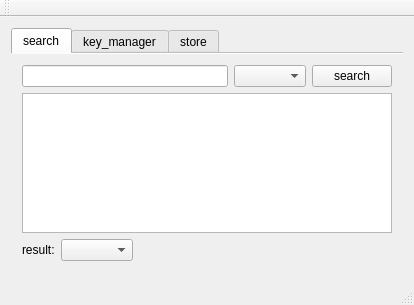
<?xml version="1.0" encoding="UTF-8"?>
<ui version="4.0">
 <class>MainWindow</class>
 <widget class="QMainWindow" name="MainWindow">
  <property name="geometry">
   <rect>
    <x>0</x>
    <y>0</y>
    <width>414</width>
    <height>305</height>
   </rect>
  </property>
  <property name="windowTitle">
   <string>MainWindow</string>
  </property>
  <widget class="QWidget" name="centralWidget">
   <layout class="QVBoxLayout" name="verticalLayout_2">
    <item>
     <widget class="QTabWidget" name="tabWidget">
      <property name="tabShape">
       <enum>QTabWidget::Rounded</enum>
      </property>
      <property name="currentIndex">
       <number>0</number>
      </property>
      <property name="documentMode">
       <bool>true</bool>
      </property>
      <widget class="QWidget" name="tab">
       <attribute name="title">
        <string>search</string>
       </attribute>
       <layout class="QVBoxLayout" name="verticalLayout">
        <item>
         <layout class="QHBoxLayout" name="horizontalLayout">
          <item>
           <widget class="QLineEdit" name="lineEdit">
            <property name="clearButtonEnabled">
             <bool>true</bool>
            </property>
           </widget>
          </item>
          <item>
           <widget class="QComboBox" name="comboBox_USER"/>
          </item>
          <item>
           <widget class="QPushButton" name="pushButton">
            <property name="text">
             <string>search</string>
            </property>
           </widget>
          </item>
         </layout>
        </item>
        <item>
         <widget class="QTextBrowser" name="textBrowser"/>
        </item>
        <item>
         <layout class="QHBoxLayout" name="horizontalLayout_2">
          <item>
           <widget class="QLabel" name="label">
            <property name="text">
             <string>result:</string>
            </property>
           </widget>
          </item>
          <item>
           <widget class="QComboBox" name="comboBox_result"/>
          </item>
          <item>
           <spacer name="horizontalSpacer">
            <property name="orientation">
             <enum>Qt::Horizontal</enum>
            </property>
            <property name="sizeHint" stdset="0">
             <size>
              <width>40</width>
              <height>20</height>
             </size>
            </property>
           </spacer>
          </item>
         </layout>
        </item>
       </layout>
      </widget>
      <widget class="QWidget" name="tab_2">
       <attribute name="title">
        <string>key_manager</string>
       </attribute>
       <layout class="QHBoxLayout" name="horizontalLayout_7">
        <item>
         <widget class="QGroupBox" name="groupBox">
          <property name="title">
           <string>manage</string>
          </property>
          <layout class="QVBoxLayout" name="verticalLayout_3">
           <item>
            <layout class="QHBoxLayout" name="horizontalLayout_5">
             <item>
              <widget class="QLabel" name="label_2">
               <property name="text">
                <string>parent SID:</string>
               </property>
              </widget>
             </item>
             <item>
              <widget class="QComboBox" name="comboBox_pSID"/>
             </item>
             <item>
              <spacer name="horizontalSpacer_3">
               <property name="orientation">
                <enum>Qt::Horizontal</enum>
               </property>
               <property name="sizeHint" stdset="0">
                <size>
                 <width>40</width>
                 <height>20</height>
                </size>
               </property>
              </spacer>
             </item>
            </layout>
           </item>
           <item>
            <layout class="QHBoxLayout" name="horizontalLayout_4">
             <item>
              <widget class="QLabel" name="label_3">
               <property name="text">
                <string>new SID:</string>
               </property>
              </widget>
             </item>
             <item>
              <widget class="QLineEdit" name="lineEdit_new_SID"/>
             </item>
             <item>
              <spacer name="horizontalSpacer_4">
               <property name="orientation">
                <enum>Qt::Horizontal</enum>
               </property>
               <property name="sizeHint" stdset="0">
                <size>
                 <width>40</width>
                 <height>20</height>
                </size>
               </property>
              </spacer>
             </item>
            </layout>
           </item>
           <item>
            <layout class="QHBoxLayout" name="horizontalLayout_3">
             <item>
              <widget class="QPushButton" name="pushButton_add_SID">
               <property name="text">
                <string>add</string>
               </property>
              </widget>
             </item>
             <item>
              <spacer name="horizontalSpacer_2">
               <property name="orientation">
                <enum>Qt::Horizontal</enum>
               </property>
               <property name="sizeHint" stdset="0">
                <size>
                 <width>40</width>
                 <height>20</height>
                </size>
               </property>
              </spacer>
             </item>
            </layout>
           </item>
          </layout>
         </widget>
        </item>
        <item>
         <layout class="QVBoxLayout" name="verticalLayout_4">
          <item>
           <widget class="QTreeWidget" name="treeWidget">
            <column>
             <property name="text">
              <string notr="true">1</string>
             </property>
            </column>
           </widget>
          </item>
          <item>
           <layout class="QHBoxLayout" name="horizontalLayout_6">
            <item>
             <spacer name="horizontalSpacer_5">
              <property name="orientation">
               <enum>Qt::Horizontal</enum>
              </property>
              <property name="sizeHint" stdset="0">
               <size>
                <width>40</width>
                <height>20</height>
               </size>
              </property>
             </spacer>
            </item>
            <item>
             <widget class="QPushButton" name="pushButton_flush">
              <property name="text">
               <string>flush</string>
              </property>
             </widget>
            </item>
           </layout>
          </item>
         </layout>
        </item>
       </layout>
      </widget>
      <widget class="QWidget" name="tab_3">
       <attribute name="title">
        <string>store</string>
       </attribute>
       <layout class="QVBoxLayout" name="verticalLayout_5">
        <item>
         <layout class="QHBoxLayout" name="horizontalLayout_9">
          <item>
           <widget class="QLabel" name="label_4">
            <property name="text">
             <string>SID:</string>
            </property>
           </widget>
          </item>
          <item>
           <widget class="QComboBox" name="comboBox_SID"/>
          </item>
          <item>
           <spacer name="horizontalSpacer_6">
            <property name="orientation">
             <enum>Qt::Horizontal</enum>
            </property>
            <property name="sizeHint" stdset="0">
             <size>
              <width>40</width>
              <height>20</height>
             </size>
            </property>
           </spacer>
          </item>
         </layout>
        </item>
        <item>
         <layout class="QHBoxLayout" name="horizontalLayout_8">
          <item>
           <widget class="QLabel" name="label_5">
            <property name="text">
             <string>select file:</string>
            </property>
           </widget>
          </item>
          <item>
           <widget class="QPushButton" name="pushButton_store">
            <property name="text">
             <string>store</string>
            </property>
           </widget>
          </item>
          <item>
           <spacer name="horizontalSpacer_7">
            <property name="orientation">
             <enum>Qt::Horizontal</enum>
            </property>
            <property name="sizeHint" stdset="0">
             <size>
              <width>40</width>
              <height>20</height>
             </size>
            </property>
           </spacer>
          </item>
         </layout>
        </item>
        <item>
         <spacer name="verticalSpacer">
          <property name="orientation">
           <enum>Qt::Vertical</enum>
          </property>
          <property name="sizeHint" stdset="0">
           <size>
            <width>20</width>
            <height>103</height>
           </size>
          </property>
         </spacer>
        </item>
       </layout>
      </widget>
     </widget>
    </item>
   </layout>
  </widget>
  <widget class="QMenuBar" name="menuBar">
   <property name="geometry">
    <rect>
     <x>0</x>
     <y>0</y>
     <width>414</width>
     <height>25</height>
    </rect>
   </property>
  </widget>
  <widget class="QToolBar" name="mainToolBar">
   <attribute name="toolBarArea">
    <enum>TopToolBarArea</enum>
   </attribute>
   <attribute name="toolBarBreak">
    <bool>false</bool>
   </attribute>
  </widget>
  <widget class="QStatusBar" name="statusBar"/>
 </widget>
 <layoutdefault spacing="6" margin="11"/>
 <resources/>
 <connections/>
</ui>
